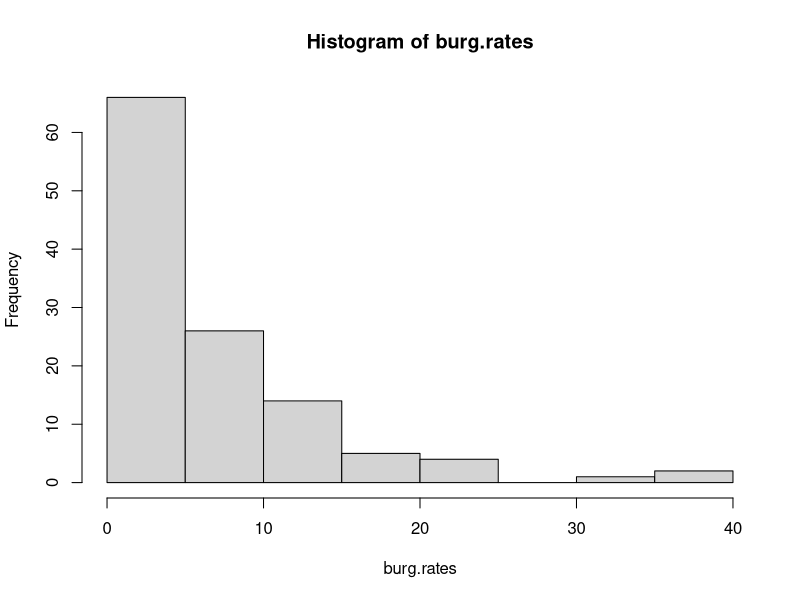
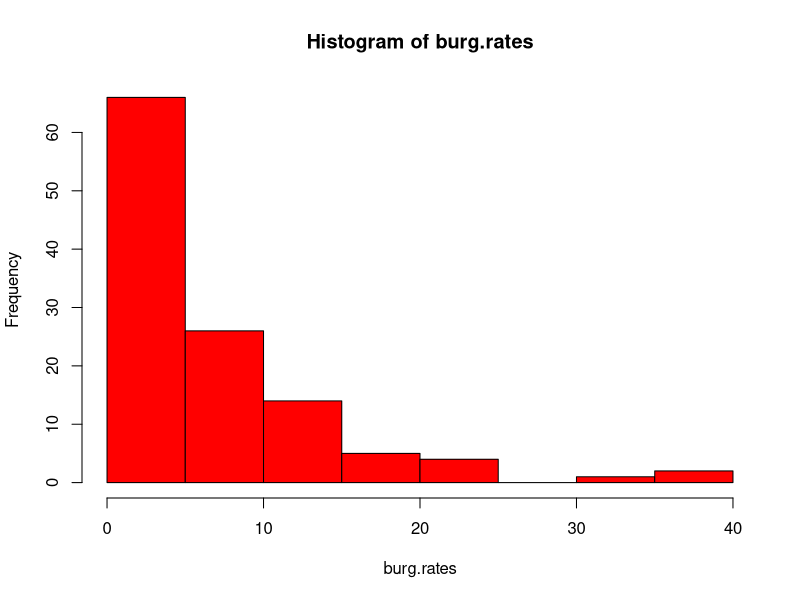
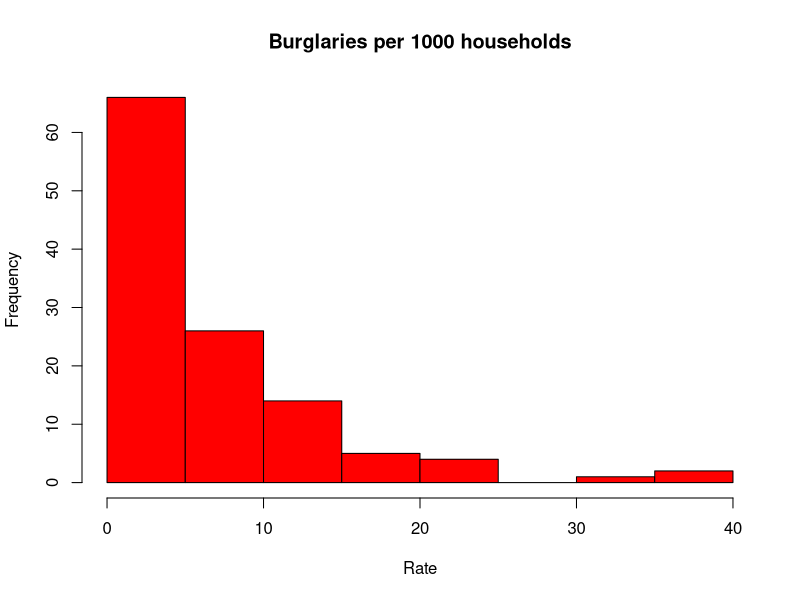
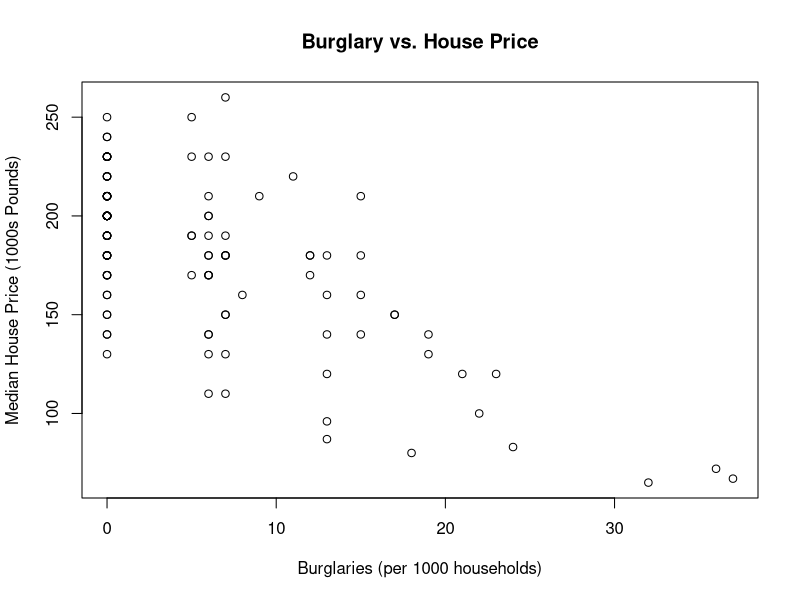

Recreate these plots in R, in order.
## ---- chunk 1
options(width=65)
## ---- chunk 2
	6 + 8
## ---- chunk 3
  6+8
## ---- chunk 4
  5 * 4
## ---- chunk 5
  5 * 4
## ---- chunk 6
  15 - 8
## ---- chunk 7
  15 - 8
## ---- chunk 8
  125  /  5
## ---- chunk 9
  125 / 5
## ---- chunk 10
  sqrt(25)
## ---- chunk 11
  sqrt(25)
## ---- chunk 12
  sqrt(5 + 6 * 10 / 4)
## ---- chunk 13
  sqrt(5 + 6 * 10 / 4)
## ---- chunk 14
  price <- 300
## ---- chunk 15
  price - price * 0.2
## ---- chunk 16
  price - price * 0.2
## ---- chunk 17
  discount <- price * 0.2
  price - discount
## ---- chunk 18
  discount <- price * 0.2
  price - discount
## ---- chunk 19
  house.prices <- c(120, 150, 212, 99, 199, 299, 159)
  house.prices
## ---- chunk 20
  house.prices <- c(120, 150, 212, 99, 199, 299, 159)
  house.prices
## ---- chunk 21
  mean(house.prices)
## ---- chunk 22
  mean(house.prices)
## ---- chunk 23
house.prices <- c(200, 130, 200, 200, 180, 140, 65, 220, 180, 200, 210, 170, 
    180, 160, 180, 130, 240, 180, 170, 230, 150, 200, 200, 210, 220, 180, 200, 
    210, 150, 200, 230, 120, 180, 180, 190, 72, 80, 190, 220, 150, 200, 170, 
    170, 230, 200, 160, 140, 100, 140, 170, 180, 260, 170, 230, 190, 220, 140, 
    220, 120, 96, 210, 170, 180, 140, 150, 67, 200, 230, 140, 230, 83, 170, 
    200, 210, 240, 180, 200, 210, 250, 140, 130, 190, 110, 160, 150, 230, 160, 
    210, 200, 230, 210, 190, 120, 180, 87, 160, 190, 190, 230, 180, 110, 200, 
    250, 180, 200, 130, 180, 190, 190, 230, 210, 210, 150, 190, 210, 200, 210, 
    170)

burg.rates <- c(0, 7, 0, 0, 6, 19, 32, 0, 0, 0, 15, 6, 12, 8, 7, 6, 0, 0, 6, 
    0, 7, 0, 0, 0, 0, 0, 0, 0, 17, 0, 0, 21, 7, 12, 7, 36, 18, 0, 0, 7, 6, 0, 
    0, 0, 0, 0, 13, 22, 0, 0, 0, 7, 12, 7, 5, 11, 0, 0, 13, 13, 0, 6, 15, 6, 
    17, 37, 0, 6, 6, 5, 24, 0, 0, 0, 0, 0, 0, 0, 5, 15, 0, 5, 6, 0, 0, 0, 13, 
    0, 6, 0, 0, 0, 23, 6, 13, 15, 6, 0, 0, 7, 7, 0, 0, 0, 0, 19, 13, 0, 0, 0, 
    6, 9, 0, 0, 0, 0, 0, 5)
## ---- chunk 24
  length(house.prices)
  length(burg.rates)
## ---- chunk 25
  burg.rates
## ---- chunk 26
  hp.data <- data.frame(Burglary = burg.rates, Price = house.prices)
## ---- chunk 27
  hp.data
## ---- chunk 28
  ncol(hp.data)
## ---- chunk 29
  ncol(hp.data)
## ---- chunk 30
  nrow(hp.data)
## ---- chunk 31
  nrow(hp.data)
## ---- chunk 32
  summary(hp.data)
## ---- chunk 33
  summary(hp.data)
## ---- chunk 34
head(hp.data)
## ---- chunk 35
hp.data[15,2] 
## ---- chunk 36
hp.data[15,"Price"]
## ---- chunk 37
hp.data[10:15,"Price"]
## ---- chunk 38
hp.data[ ,"Burglary"]
## ---- chunk 39
hp.data[12, ]
## ---- chunk 40
hp.data$Price
## ---- chunk 41
  pdf('plot1.pdf',4, 4)
  hist(burg.rates)
  dev.off()
## ---- chunk 42
  pdf('plot2.pdf', 4, 4)
  hist(burg.rates, col = "red")
  dev.off()
## ---- chunk 43
  pdf('plot3.pdf', 4, 4)
  hist(burg.rates, col = "red", main = "Burglaries per 1000 households", xlab = "Rate", 
    ylab = "Frequency")
  dev.off()
## ---- chunk 44
  pdf('plot4.pdf', 4, 4)
  plot(burg.rates, house.prices, main = "Burglary vs. House Price", 
       xlab = "Burglaries (per 1000 households)", 
    ylab = "Median House Price (1000s Pounds)")
  dev.off()
